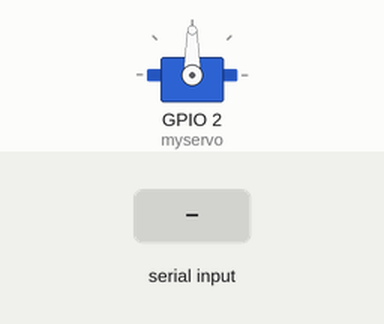
Recording of a sketch running on a simulated ESP32. Shown: servo. The inputs (shaded band) are chosen by the test bench.

Above: at 1.2 s.
1.3 s: "+RCV=\n" received over Serial
At 2.1 s:
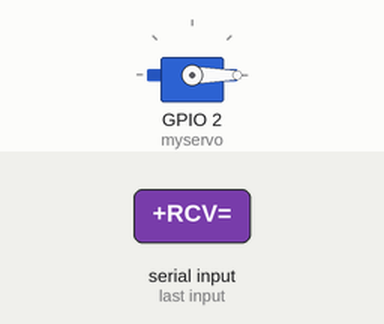
2.8 s: "+RCV=90\n" received over Serial
At 3.2 s:
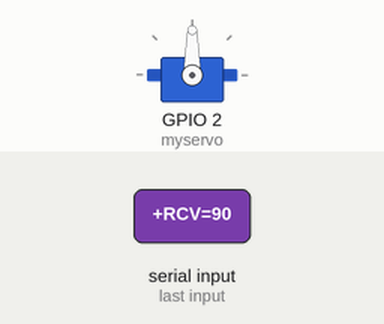
4.3 s: "+RCV=,45\n" received over Serial
At 5.6 s:
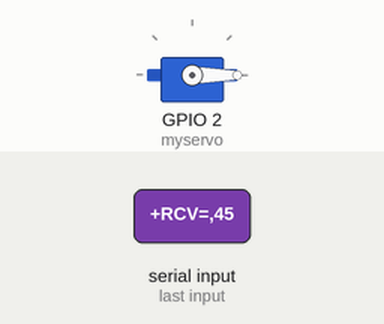
Timing chart, 0 to 7.3 s (numbered marks = the images above; inputs shaded):
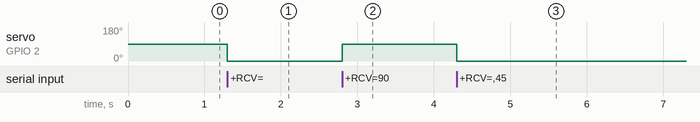

Measured:
- after the input at 1.3 s, servo on GPIO 2 (myservo): 90° → 0° at once
- after the input at 2.8 s, servo on GPIO 2 (myservo): 0° → 90° at once
- after the input at 4.3 s, servo on GPIO 2 (myservo): 90° → 0° at once

The sketch:

AT-Drone.ino
```cpp
#include <SoftwareSerial.h>
#include <ESP32Servo.h>

Servo myservo; // Initialize Servo object

void setup() {
  Serial.begin(57600); // Begin serial communication
  myservo.attach(2); // Attach servo to GPIO pin 2
}

void loop() {
  if (Serial.available() > 0) { // Check if data is available to read from serial
    String data = Serial.readStringUntil('\n'); // Read data until newline character
    if (data.startsWith("+RCV=")) { // Check if the line starts with "+RCV="
      data.remove(0, 5); // Remove "+RCV=" from the beginning
      // Parse the data using comma as delimiter
      int comma1 = data.indexOf(',');
      int comma2 = data.indexOf(',', comma1 + 1);
      int comma3 = data.indexOf(',', comma2 + 1);
      int comma4 = data.indexOf(',', comma3 + 1);
      // Extract channel, number of bits, angle, and signals
      String channelStr = data.substring(0, comma1);
      String bitsStr = data.substring(comma1 + 1, comma2);
      String angleStr = data.substring(comma2 + 1, comma3);
      String signal1Str = data.substring(comma3 + 1, comma4);
      String signal2Str = data.substring(comma4 + 1);
      // Convert strings to integers
      int channel = channelStr.toInt();
      int bits = bitsStr.toInt();
      int angle = angleStr.toInt();
      int signal1 = signal1Str.toInt();
      int signal2 = signal2Str.toInt();
      // Set servo angle
      myservo.write(angle);
    }
  }
}
```
